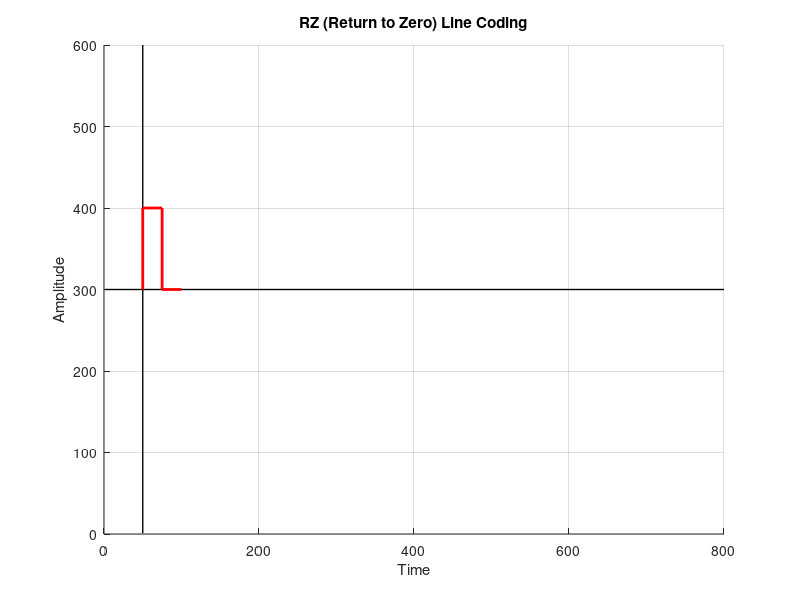

Recreate this plot in MATLAB.
clear all;
clc;

% Define plot dimensions
xmax = 800; % Increase x-axis range for better spacing
ymax = 600; % Increase y-axis range for clarity

% Input binary string
str = input('Enter the binary string: ', 's');

% Plot reference axes
figure;
line([50 50], [1 ymax], 'Color', 'k', 'LineWidth', 1); % Vertical reference line
line([1 xmax], [ymax/2 ymax/2], 'Color', 'k', 'LineWidth', 1); % Horizontal reference line
hold on;

% Parameters
l = length(str); % Length of the binary string
x = 50; % Initial x-coordinate
y1 = 400; % Voltage level for `1`
y2 = 200; % Voltage level for `0`

% Generate RZ waveform
for n = 1:l
    if str(n) == '0'
        % Plot the waveform for `0`
        line([x x], [y2+100 y2], 'Color', 'b', 'LineWidth', 2);           % Vertical drop
        line([x x+25], [y2 y2], 'Color', 'b', 'LineWidth', 2);            % Horizontal line at low level
        line([x+25 x+25], [y2 y2+100], 'Color', 'b', 'LineWidth', 2);     % Vertical rise
        line([x+25 x+50], [y2+100 y2+100], 'Color', 'b', 'LineWidth', 2); % Horizontal line at high level
    else
        % Plot the waveform for `1`
        line([x x], [y1 y1-100], 'Color', 'r', 'LineWidth', 2);           % Vertical drop
        line([x x+25], [y1 y1], 'Color', 'r', 'LineWidth', 2);            % Horizontal line at high level
        line([x+25 x+25], [y1 y1-100], 'Color', 'r', 'LineWidth', 2);     % Vertical drop
        line([x+25 x+50], [y1-100 y1-100], 'Color', 'r', 'LineWidth', 2); % Horizontal line at low level
    end
    % Update x-coordinate for the next bit
    x = x + 50;
end

% Add labels and title
title('RZ (Return to Zero) Line Coding');
xlabel('Time');
ylabel('Amplitude');
xlim([0 xmax]);
ylim([0 ymax]);
grid on;
hold off;
